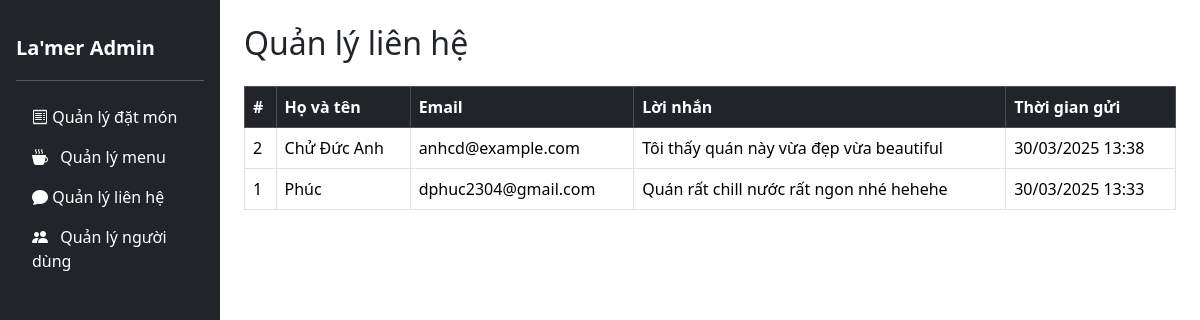
The app's page /admin/contact.php (signed in) with its own data.
### tables this page shows
CREATE TABLE `contacts` (
  `id` int(11) NOT NULL,
  `name` varchar(100) NOT NULL,
  `email` varchar(100) NOT NULL,
  `message` text NOT NULL,
  `created_at` timestamp NOT NULL DEFAULT current_timestamp()
);

### admin/contact.php (the view, shortened to what this page needs)
<?php
require_once '../database/dbconnect.php';
$contactQuery = $conn->query("SELECT * FROM contacts ORDER BY created_at DESC");
$contacts = [];
while ($row = $contactQuery->fetch_assoc()) {
    $contacts[] = $row;
}
?>
<!DOCTYPE html>
<html lang="vi">
<head>
    <link href="https://cdn.jsdelivr.net/npm/bootstrap@5.3.3/dist/css/bootstrap.min.css" rel="stylesheet">
    <link href="https://cdn.jsdelivr.net/npm/bootstrap-icons@1.10.5/font/bootstrap-icons.css" rel="stylesheet">
</head>
<body>
    <div class="d-flex">
        <?php include('sidebar.php'); ?>
        <div class="ms-220 px-4 pt-4 w-100" style="margin-left: 220px; min-height: 100vh;">
            <h2 class="mb-4">Quản lý liên hệ</h2>
            <div class="table-responsive">
                <table class="table table-bordered align-middle">
                    <thead class="table-dark">
                        <tr>
                            <th>#</th>
                            <th>Họ và tên</th>
                            <th>Email</th>
                            <th>Lời nhắn</th>
                            <th>Thời gian gửi</th>
                        </tr>
                    </thead>
                    <tbody>
                        <?php foreach ($contacts as $contact): ?>
                            <tr>
                                <td><?= $contact['id'] ?></td>
                                <td><?= htmlspecialchars($contact['name']) ?></td>
                                <td><?= htmlspecialchars($contact['email']) ?></td>
                                <td><?= nl2br(htmlspecialchars($contact['message'])) ?></td>
                                <td><?= date('d/m/Y H:i', strtotime($contact['created_at'])) ?></td>
                            </tr>
                        <?php endforeach; ?>
                    </tbody>
                </table>
            </div>
        </div>
    </div>
</body>
</html>

### records on screen
contacts: id "2", name "Chử Đức Anh", email "anhcd@example.com", message "Tôi thấy quán này vừa đẹp vừa beautiful", created_at "30/03/2025 13:38"
contacts: id "1", name "Phúc", email "dphuc2304@gmail.com", message "Quán rất chill nước rất ngon nhé hehehe", created_at "30/03/2025 13:33"
